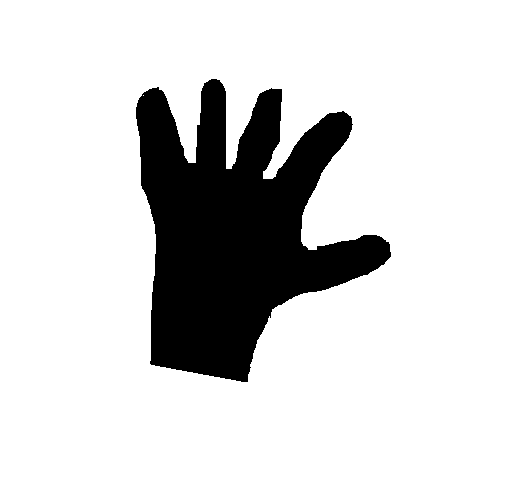
#> input picture hand.png, 512 x 478 px
$ python hand_contour_extraction.py   (Python 2 division)   (older library calls are emulated)
#> lines starting #> are read from the running program, lines starting #| are printed output that depends on the picture; after the words box and inside, x2 and y2 are one past the last pixel; in counts of white or black regions, pixels touching at a corner belong together
import cv2 as cv
import numpy as np

img = cv.imread('hand.png')
#> img is the input picture: shape (478, 512, 3); 82.8% white; 1 black region, box (x1, y1, x2, y2) and area: (136, 79, 391, 382) 42011
mod_img = np.copy(img)
img_gray = cv.cvtColor(img,cv.COLOR_BGR2GRAY)
#> img_gray: shape (478, 512); 82.8% white; 1 black region
cv.imshow('Original Hand', img_gray)
cv.waitKey(0)

## Thresholding and Contour extraction
ret, thresh_img = cv.threshold(img_gray, 127, 255, 0)
cont_img2, contours, hierarchy = cv.findContours(thresh_img, cv.RETR_TREE, cv.CHAIN_APPROX_SIMPLE)
#> contours = 3 contours, 1 with area under 20; largest, box (x1, y1, x2, y2) and area: (0, 0, 512, 478) 243747, (135, 78, 392, 383) 42704

cont_img = np.copy(img)
cv.drawContours(cont_img, contours, 1, (0,255,0), 5)
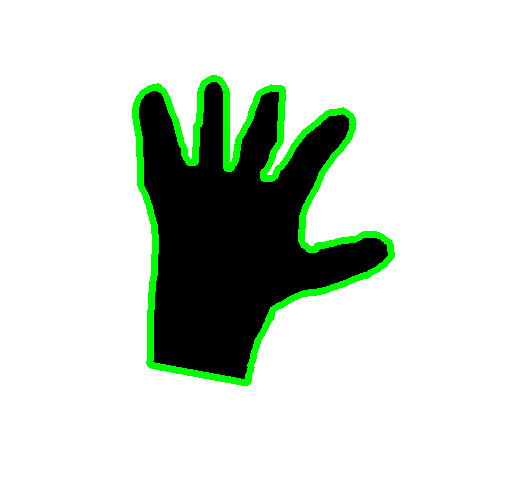
#> cont_img: shape (478, 512, 3); 4.01% of pixels changed, all inside (x1, y1, x2, y2) = (132, 75, 395, 386)
cv.drawContours(mod_img, contours, 1, (0,255,0), 5)
cv.imshow('Contoured Image', cont_img)
cv.waitKey(0)

cnt = contours[1]
#> cnt = contour of 561 points, box (x1, y1, x2, y2) (135, 78, 392, 383), area 42704

# Finding the moments and centroids
M = cv.moments(cnt)
#> M = moments, m00 42703.5, centre m10/m00, m01/m00 = (234.6, 229.8)
print '------------- Moments -------------'
print M
#> (printed output is left out)
print '-----------------------------------\n'

cx = int(M['m10']/M['m00'])
#> cx = 234
cy = int(M['m01']/M['m00'])
#> cy = 229
print '--------- Centroids ---------------'
print cx, cy
#| 234 229
print '-----------------------------------'

# Finding the convex hull
hull = cv.convexHull(cnt)
#> hull = contour of 31 points, box (x1, y1, x2, y2) (135, 78, 392, 383), area 59589
hull_img = np.copy(img)
cv.drawContours(hull_img, [hull], -1, (255,0,0), 5, lineType = 8)
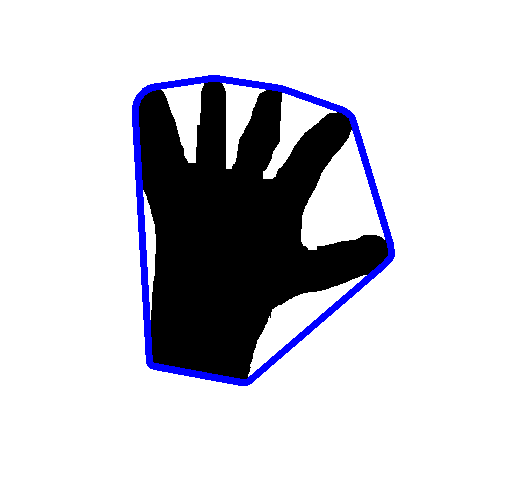
#> hull_img: shape (478, 512, 3); 2.64% of pixels changed, all inside (x1, y1, x2, y2) = (132, 75, 395, 386)
cv.drawContours(mod_img, [hull], -1, (255,0,0), 5, lineType = 8)
# We should put it wihin square brackets, otherwise, it doesn't draw the hull
cv.imshow('Hull Image', hull_img)
cv.waitKey(0)

# Drawing the bounding rectangle
x,y,w,h = cv.boundingRect(cnt)
#> x = 135; y = 78; w = 257; h = 305
rect_img = np.copy(img)
cv.rectangle(rect_img,(x,y),(x+w,y+h),(0,255,0),2)
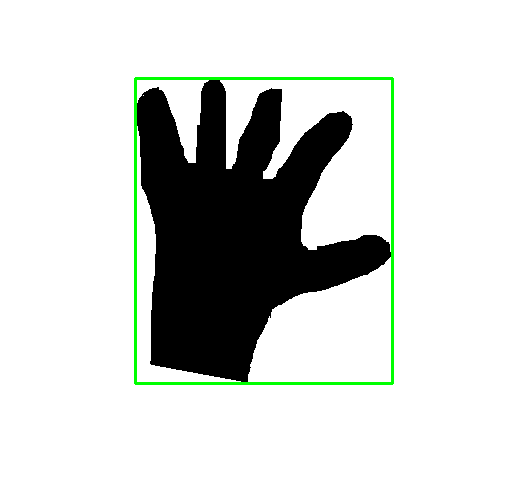
#> rect_img: shape (478, 512, 3); 1.38% of pixels changed, all inside (x1, y1, x2, y2) = (134, 77, 394, 385)
cv.rectangle(mod_img,(x,y),(x+w,y+h),(0,255,0),2)
#> mod_img: shape (478, 512, 3); mean B, G, R 204.4, 209.4, 198.2
cv.imshow('Bounded Rectangle Image', rect_img)
cv.waitKey(0)

# Rotated bounded rectangle
min_rect_img = np.copy(img)
min_rect = cv.minAreaRect(cnt)
#> min_rect = ((265.5, 227.9), (247.9, 305.6), -3.27)
min_box = np.int0(cv.boxPoints(min_rect))
#> min_box = [[150, 387], [132, 82], [380, 68], [397, 373]]
min_rect_img = cv.drawContours(min_rect_img,[min_box],0,(0,0,255),2)
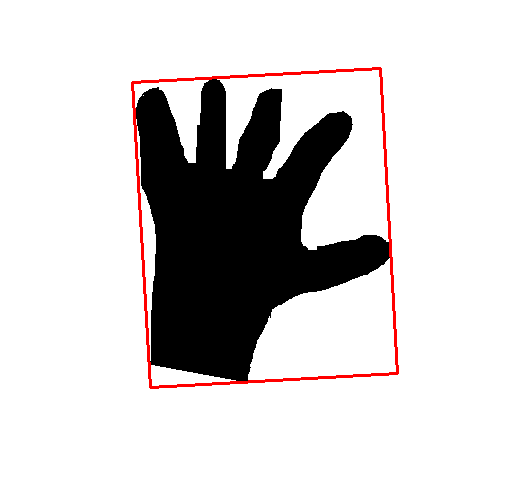
#> min_rect_img: shape (478, 512, 3); 1.35% of pixels changed, all inside (x1, y1, x2, y2) = (131, 67, 399, 389)
cv.drawContours(mod_img,[min_box],0,(0,0,255),2)
#> mod_img: shape (478, 512, 3); mean B, G, R 201.6, 206.8, 199.7
cv.imshow('Minimum Bounded Rectangle Image', min_rect_img)
cv.waitKey(0)

# Drawing a circle
(x,y),radius = cv.minEnclosingCircle(cnt)
#> x = 232.7; y = 225.8; radius = 161.4
circ_img = np.copy(img)
cv.circle(circ_img,(int(x),int(y)),int(radius),(0,255,0),2)
#> circ_img: shape (478, 512, 3); 1.21% of pixels changed, all inside (x1, y1, x2, y2) = (70, 63, 395, 388)
cv.circle(mod_img,(int(x),int(y)),int(radius),(0,255,0),2)
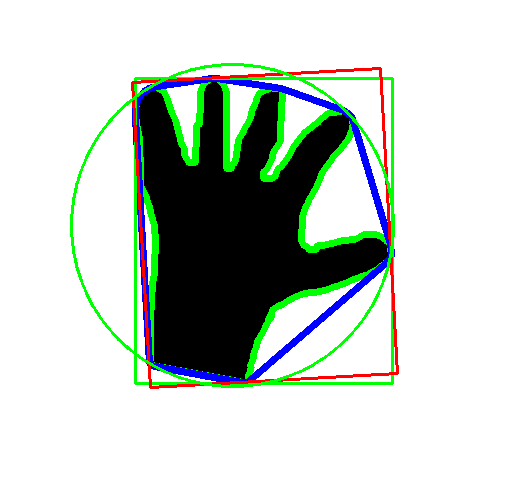
#> mod_img: shape (478, 512, 3); mean B, G, R 199, 207.3, 197.2
cv.imshow('Circle Image', circ_img)
cv.waitKey(0)

# Fitting an ellipse
ellipse = cv.fitEllipse(cnt)
#> ellipse = ((234, 226.8), (252.8, 274.5), 2.67)
ell_img = np.copy(img)
cv.ellipse(ell_img,ellipse,(0,255,255),2)
#> ell_img: shape (478, 512, 3); 1.01% of pixels changed, all inside (x1, y1, x2, y2) = (107, 89, 362, 366)
cv.ellipse(mod_img,ellipse,(0,255,255),2)
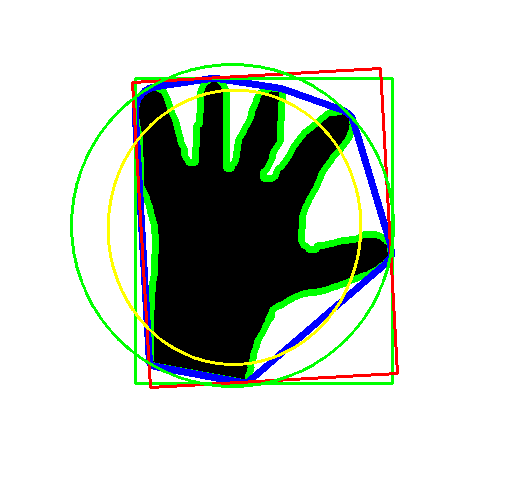
#> mod_img: shape (478, 512, 3); 1.01% of pixels changed, all inside (x1, y1, x2, y2) = (107, 89, 362, 366)
cv.imshow('Elliptical Image', ell_img)
cv.waitKey(0)

# Drawing a line
lin_img = np.copy(img)
rows,cols = lin_img.shape[:2]
#> rows = 478; cols = 512
[vx,vy,x,y] = cv.fitLine(cnt, cv.DIST_L2,0,0.01,0.01)
#> vx = [0.268]; vy = [0.963]; x = [258.7]; y = [201.4]
lefty = int((-x*vy/vx) + y)
#> lefty = -727
righty = int(((cols-x)*vy/vx)+y)
#> righty = 1111
cv.line(lin_img,(cols-1,righty),(0,lefty),(0,255,0),2)
#> lin_img: shape (478, 512, 3); 0.6% of pixels changed, all inside (x1, y1, x2, y2) = (201, 0, 337, 478)
cv.line(mod_img,(cols-1,righty),(0,lefty),(0,255,0),2)
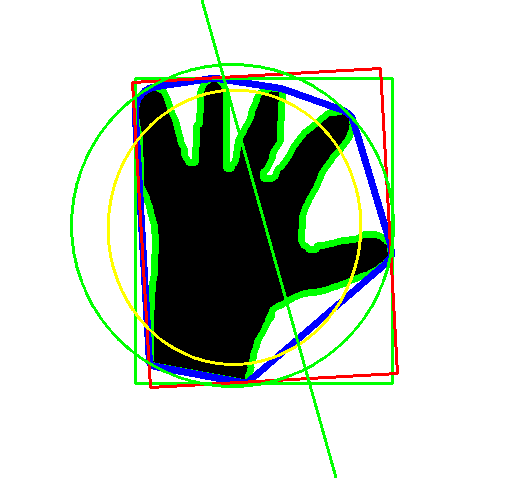
#> mod_img: shape (478, 512, 3); 0.55% of pixels changed, all inside (x1, y1, x2, y2) = (201, 0, 337, 478)
cv.imshow('Linear fit Image', lin_img)
cv.waitKey(0)

cv.imshow('Orig. Image', mod_img)
cv.waitKey(0)
